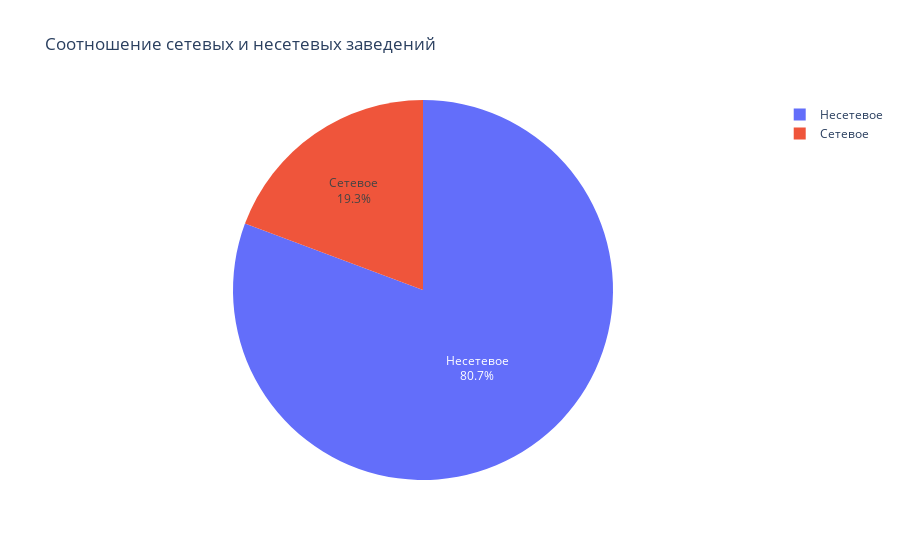

Notebook code cell kept with this figure:
### Code cell
fig = (go
       .Figure(
           data=[go.Pie(
               labels=chain_pivot_table['chain'], 
               values=chain_pivot_table['ratio'],  
               textinfo='label+percent')]
       )
      )

fig.update(layout_title_text='Соотношение cетевых и несетевых заведений')
fig.show()

### Figure 1 — Plotly figure (JSON) as saved in the notebook; plotly's stock layout.template omitted (floating-point values rounded to 4 significant figures)
{"data": [{"labels": ["Несетевое", "Сетевое"], "textinfo": "label+percent", "type": "pie", "values": [80.68, 19.32]}], "layout": {"title": {"text": "Соотношение cетевых и несетевых заведений"}}}
